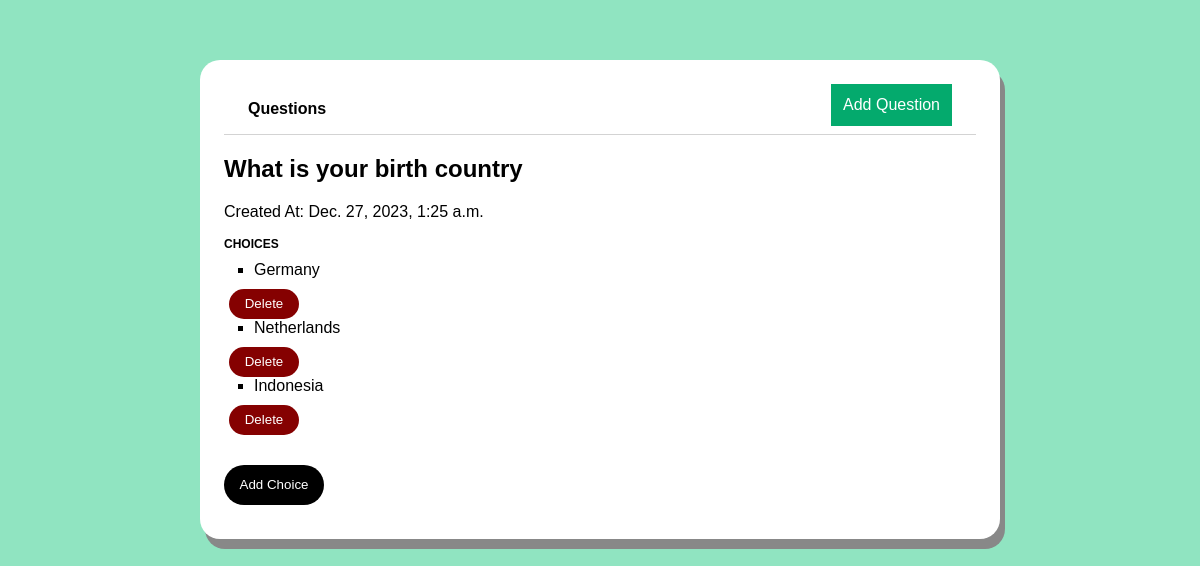
Before: /mcq-question/19 with the older database file.
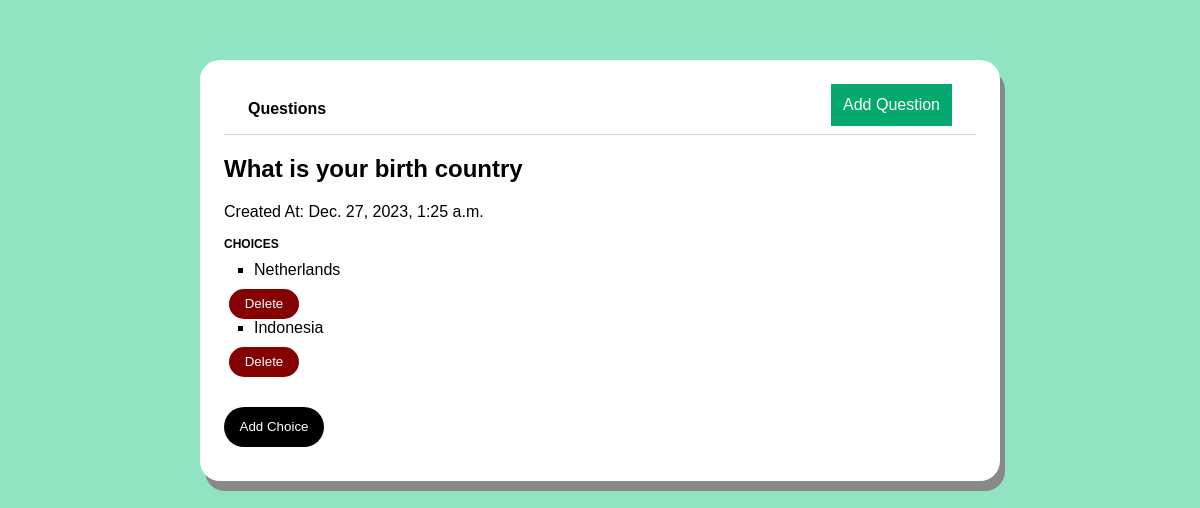
After: the same page with the newer database file.
### questions/models.py (models this page shows, shortened)
class Choices(models.Model):
    mcq = models.ForeignKey(MultiChoiceQuestion, null=True, on_delete=models.CASCADE)
    choice = models.CharField(max_length=5000)

### questions/views.py (the view, shortened to what this page needs)
# urls.py: path('mcq-question/<int:id>', views.MCQuestionPage, name = "mcq-question"),
def MCQuestionPage(request, id):
    mcq_question = MultiChoiceQuestion.objects.get(id=id)
    choices = Choices.objects.filter(mcq=id)
    form = AddChoices()
    context = {
        'mcq_question': mcq_question,
        'choices': choices,
        'form': form
    }
    return render(request, 'MCQ.html', context)

### questions/templates/MCQ.html (shortened to what this page needs)
{%  extends 'layouts/page.html' %}
{% block content %}
<div class="page-mcq-question">
    <h2 class="mcq-question-title">{{mcq_question.question}}</h2>
    <p class="question-date">Created At: {{mcq_question.created_at}}</p>
    <div class="field-wrapper">
            <label>Choices</label>
            {% for choice in choices %}
            <ol>
                <li>{{choice.choice}}</li>
            </ol>
            <a href="{% url 'delete-choice' choice.id %}">
                <button type="button" class="delete-button">Delete</button>
            </a>
            {% endfor %}
    </div>
    <button id="myButton" class="add-choice-button">Add Choice</button>
</div>
{% endblock %}

Changed rows visible on the page:
removed Choices: choice "Germany"
